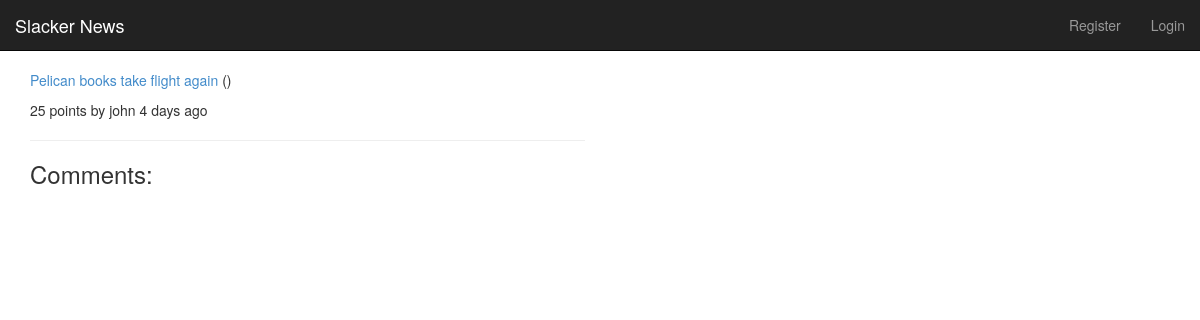
The page /story/5/ on the database as committed earlier.
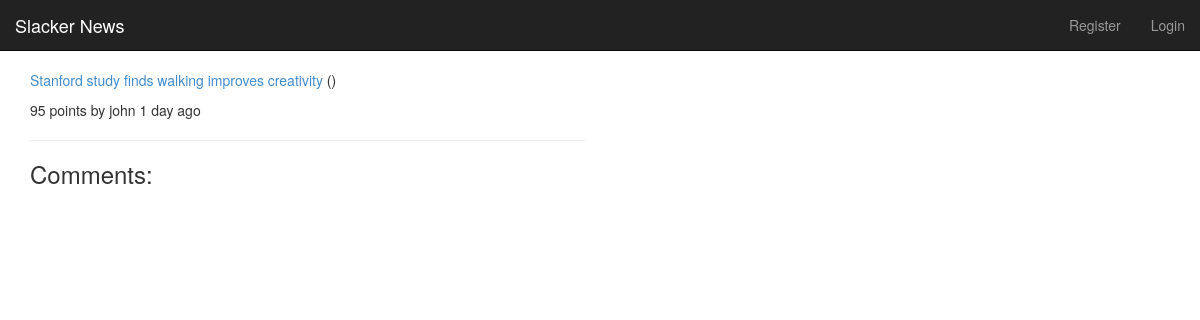
The same page on the database as committed later.
### stories/models.py (models this page shows, shortened)
class Story(models.Model):
	title = models.CharField(max_length=200)
	description = models.TextField()
	url = models.URLField()
	points = models.IntegerField(default=1)
	moderator = models.ForeignKey(User, related_name='moderated_stories')
	voters = models.ManyToManyField(User, related_name='liked_stories')
	created_at = models.DateTimeField(auto_now_add=True)
	updated_at = models.DateTimeField(auto_now=True)
	@property
	def domain(self):
		return urlparse(self.url).netloc
	class Meta:
		verbose_name_plural = "Stories"

### stories/views.py (the view)
# urls.py: url(r'^story/(?P<story_id>\d+)/$', views.story_detail, name='story_detail'),
def story_detail(request, story_id):
	context_dict = {}
	context_dict['user'] = request.user
	story = get_object_or_404(Story, pk=story_id)
	context_dict['story'] = story
	return render(request, 'hackernews/detail.html', context_dict)

### stories/templatetags/story_extras.py (called while the page is built)
@register.filter(name='age')
def age(created_at):
	now = datetime.utcnow().replace(tzinfo=utc)
	age_in_minutes = int((now - created_at).total_seconds())/60
	if age_in_minutes < 60:
		value = age_in_minutes
		precision = 'minute'
	elif age_in_minutes < (60*24):
		value = age_in_minutes//60
		precision = 'hour'
	else:
		value = age_in_minutes//(60*24)
		precision = 'day'
	age_string = '%d %s%s ago' % (value, precision, ('s' if value > 1 else ''))
	return age_string

### templates/hackernews/detail.html (shortened to what this page needs)
{% extends 'hackernews/base.html' %}
{% load story_extras %}
{% load static %}
{% block content %}
<p>
<a href="{{ story.url }}">{{ story.title }}</a><span class="domain"> ({{ story.domain }})</span>
</p>
<p>
{{ story.points }} points by {{ story.moderator.username }} {{ story.created_at|age }}
</p>
<hr/>
<h3>Comments:</h3>
{% endblock content %}

Rows that differ between the two databases and show on the page:
changed Story "john": title "Pelican books take flight again" → "Stanford study finds walking improves creativity"; points "25" → "95"; created_at|age "4 days ago" → "1 day ago"
